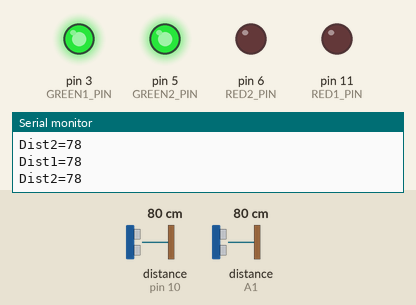
Simulated run of this sketch. Board: Arduino Uno, built with avr-gcc and run on an emulated ATmega328P. Shown: output pins drawn as LEDs (lit = HIGH), the last lines printed to the serial monitor. Wiring (inferred from the names in the program): 2 × ultrasonic range finder: trigger pin 9, echo pin 10 / trigger A0, echo A1. The inputs (shaded band) are chosen by the test bench; at power-on: distance to the obstacle (sensors on pin 10, A1) 80 cm. The echo pulse lasts 58.3 µs per cm; pins used as bus, display or sensor lines are not drawn.

Above: at 1.8 s.
1.9 s: distance to the obstacle (sensor on pin 10) set to 12 cm
3.4 s: distance to the obstacle (sensor on pin 10) set to 9 cm
At 5.2 s:
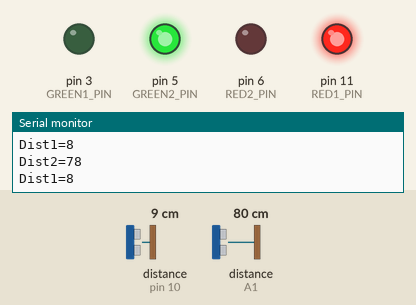
5.5 s: distance to the obstacle (sensor on A1) set to 12 cm
7.0 s: distance to the obstacle (sensor on A1) set to 9 cm
At 8.7 s:
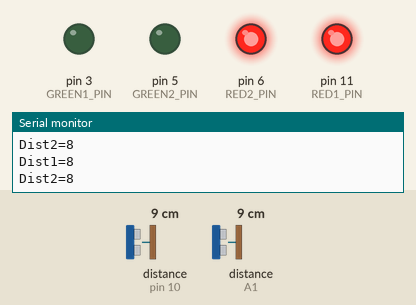
9.0 s: distance to the obstacle (sensor on pin 10) set to 18 cm
At 10.1 s:
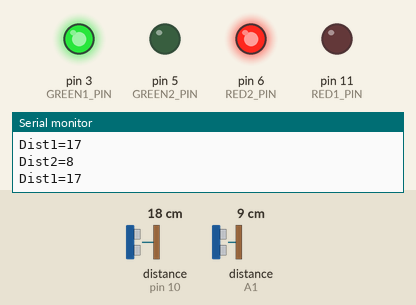
10.5 s: distance to the obstacle (sensor on pin 10) set to 2 cm
At 12.0 s:
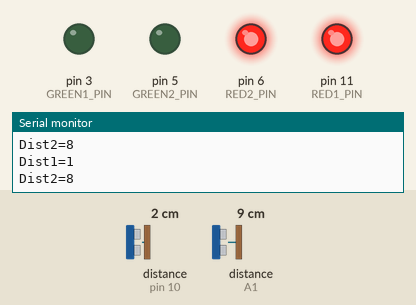
Timing chart, 0 to 13.5 s (numbered marks = the images above; inputs shaded):
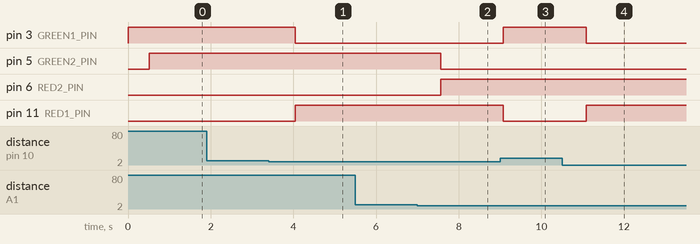

The sketch:

parkingSpot2.ino
```cpp
#include <SoftwareSerial.h>

const int RED1_PIN = 11;
const int GREEN1_PIN = 3;

const int RED2_PIN = 6;
const int GREEN2_PIN = 5;

const int TRIG1_PIN = 9;
const int ECHO1_PIN = 10;

const int TRIG2_PIN = A0;
const int ECHO2_PIN = A1;

const int RX_PIN = A2;
const int TX_PIN = A3;

int distance1;
int distance2;

char state[2] = "00";

int getDistance(int TRIG_PIN, int ECHO_PIN) {
  int duration;

  digitalWrite(TRIG_PIN, LOW);
  delayMicroseconds(2);

  digitalWrite(TRIG_PIN, HIGH);
  delayMicroseconds(10);
  digitalWrite(TRIG_PIN, LOW);

  duration = pulseIn(ECHO_PIN, HIGH);

  if(TRIG_PIN == 9) {
    distance1 = duration * 0.034 / 2;
    return distance1;
  } else {
    distance2 = duration * 0.034 / 2;
    return distance2;
  }
}

void turnOnLED(int LED_PIN) {
  digitalWrite(LED_PIN, HIGH);
}

void turnOffLED(int LED_PIN) {
  digitalWrite(LED_PIN, LOW);
}

void setup() {
  pinMode(RED1_PIN, OUTPUT);
  pinMode(GREEN1_PIN, OUTPUT);

  pinMode(RED2_PIN, OUTPUT);
  pinMode(GREEN2_PIN, OUTPUT);

  pinMode(TRIG1_PIN, OUTPUT);
  pinMode(ECHO1_PIN, INPUT);

  pinMode(TRIG2_PIN, OUTPUT);
  pinMode(ECHO2_PIN, INPUT);

  pinMode(RX_PIN, INPUT);
  pinMode(TX_PIN, OUTPUT);

  Serial.begin(9600);
}

void writeFromBT(String sentence) {
  SoftwareSerial BTSerial(RX_PIN, TX_PIN);
  BTSerial.begin(38400);

  BTSerial.print(sentence);
}

void loop() {
  getDistance(TRIG1_PIN, ECHO1_PIN);

  Serial.println("Dist1=" + String(distance1));
  if(distance1 < 10 && distance1 > 0) {
    turnOnLED(RED1_PIN);
    turnOffLED(GREEN1_PIN);
    state[0] = '1';
  } else {
    turnOnLED(GREEN1_PIN);
    turnOffLED(RED1_PIN);
    state[0] = '0';
  }

  delay(500);

  getDistance(TRIG2_PIN, ECHO2_PIN);
  Serial.println("Dist2=" + String(distance2));
  if(distance2 < 10 && distance2 > 0) {
    turnOnLED(RED2_PIN);
    turnOffLED(GREEN2_PIN);
    state[1] = '1';
  } else {
    turnOnLED(GREEN2_PIN);
    turnOffLED(RED2_PIN);
    state[1] = '0';
  }

  writeFromBT(state);
  delay(500);
}
```

Measured:
- the behaviour switches between 11 and 10 cm on distance to the obstacle (sensor on pin 10) (found by bisection; images 0 and 1)
- the behaviour switches between 11 and 10 cm on distance to the obstacle (sensor on A1) (found by bisection; images 1 and 2)
- after the input at 3.4 s, pin 3 (GREEN1_PIN): HIGH → LOW after 0.65 s; pin 11 (RED1_PIN): LOW → HIGH after 0.65 s
- after the input at 7.0 s, pin 5 (GREEN2_PIN): HIGH → LOW after 0.57 s; pin 6 (RED2_PIN): LOW → HIGH after 0.57 s
- after the input at 9.0 s, pin 3 (GREEN1_PIN): LOW → HIGH after 0.08 s; pin 11 (RED1_PIN): HIGH → LOW after 0.08 s
- after the input at 10.5 s, pin 3 (GREEN1_PIN): HIGH → LOW after 0.58 s; pin 11 (RED1_PIN): LOW → HIGH after 0.58 s
